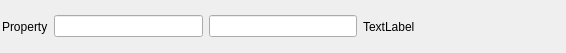
<?xml version="1.0" encoding="UTF-8"?>
<ui version="4.0">
 <class>FloatVec2Widget</class>
 <widget class="QFrame" name="FloatVec2Widget">
  <property name="geometry">
   <rect>
    <x>0</x>
    <y>0</y>
    <width>566</width>
    <height>53</height>
   </rect>
  </property>
  <layout class="QHBoxLayout" name="horizontalLayout">
   <property name="leftMargin">
    <number>2</number>
   </property>
   <property name="topMargin">
    <number>2</number>
   </property>
   <property name="rightMargin">
    <number>2</number>
   </property>
   <property name="bottomMargin">
    <number>2</number>
   </property>
   <item>
    <widget class="QLabel" name="label">
     <property name="text">
      <string>Property</string>
     </property>
    </widget>
   </item>
   <item>
    <widget class="QLineEdit" name="xData"/>
   </item>
   <item>
    <widget class="QLineEdit" name="yData"/>
   </item>
   
   <item>
    <widget class="QLabel" name="errorLabel">
     <property name="text">
      <string>TextLabel</string>
     </property>
    </widget>
   </item>
   <item>
    <spacer name="horizontalSpacer">
     <property name="orientation">
      <enum>Qt::Horizontal</enum>
     </property>
     <property name="sizeHint" stdset="0">
      <size>
       <width>40</width>
       <height>20</height>
      </size>
     </property>
    </spacer>
   </item>
  </layout>
 </widget>
 <tabstops>
  <tabstop>xData</tabstop>
  <tabstop>yData</tabstop>
 </tabstops>
 <resources/>
 <connections/>
</ui>
